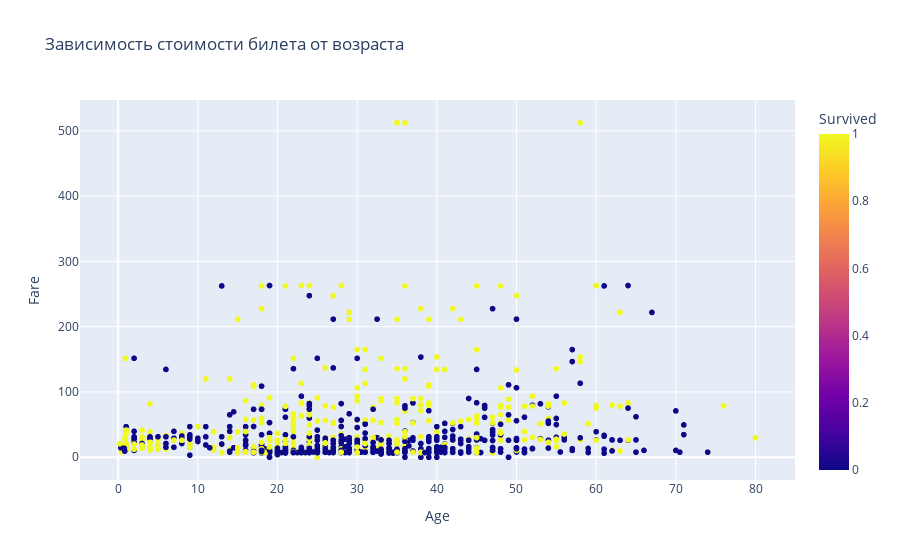

The notebook cell this image was saved under:
### Markdown cell above
Scatter plot

### Code cell
fig1 = px.scatter(combined_df.dropna(subset=['Age', 'Fare']), 
                 x='Age', y='Fare', color='Survived',
                 title='Зависимость стоимости билета от возраста',
                 hover_data=['Name', 'Pclass', 'Sex'])
fig1.show()

### Figure 1 — Plotly figure (JSON) as saved in the notebook; plotly's stock layout.template omitted (floating-point values rounded to 4 significant figures; data arrays with more than 128 entries replaced by an {"elided": "..."} marker saying what was removed)
{"data": [{"customdata": {"elided": "1045x3 mixed values"}, "hovertemplate": "Age=%{x}<br>Fare=%{y}<br>Name=%{customdata[0]}<br>Pclass=%{customdata[1]}<br>Sex=%{customdata[2]}<br>Survived=%{marker.color}<extra></extra>", "legendgroup": "", "marker": {"color": {"elided": "1045 int values"}, "coloraxis": "coloraxis", "symbol": "circle"}, "mode": "markers", "name": "", "showlegend": false, "type": "scattergl", "x": {"elided": "1045 float values"}, "xaxis": "x", "y": {"elided": "1045 float values"}, "yaxis": "y"}], "layout": {"coloraxis": {"colorbar": {"title": {"text": "Survived"}}, "colorscale": [[0, "#0d0887"], [0.1111, "#46039f"], [0.2222, "#7201a8"], [0.3333, "#9c179e"], [0.4444, "#bd3786"], [0.5556, "#d8576b"], [0.6667, "#ed7953"], [0.7778, "#fb9f3a"], [0.8889, "#fdca26"], [1, "#f0f921"]]}, "legend": {"tracegroupgap": 0}, "title": {"text": "Зависимость стоимости билета от возраста"}, "xaxis": {"anchor": "y", "domain": [0, 1], "title": {"text": "Age"}}, "yaxis": {"anchor": "x", "domain": [0, 1], "title": {"text": "Fare"}}}}
